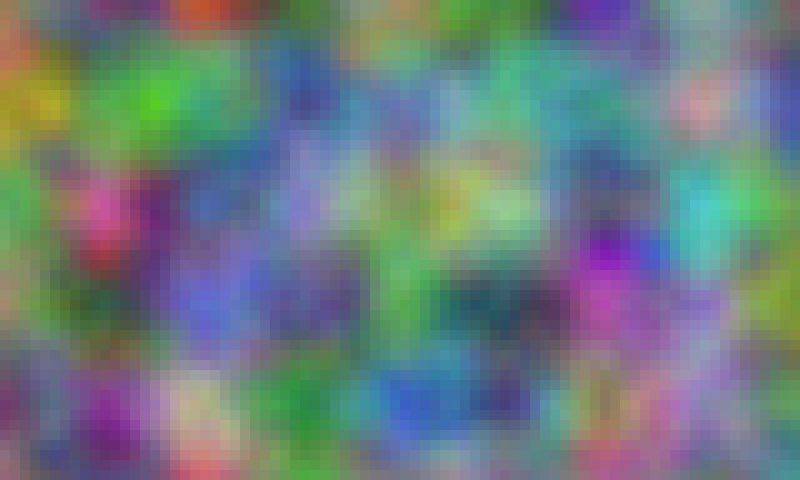
Frame 1 (no input)
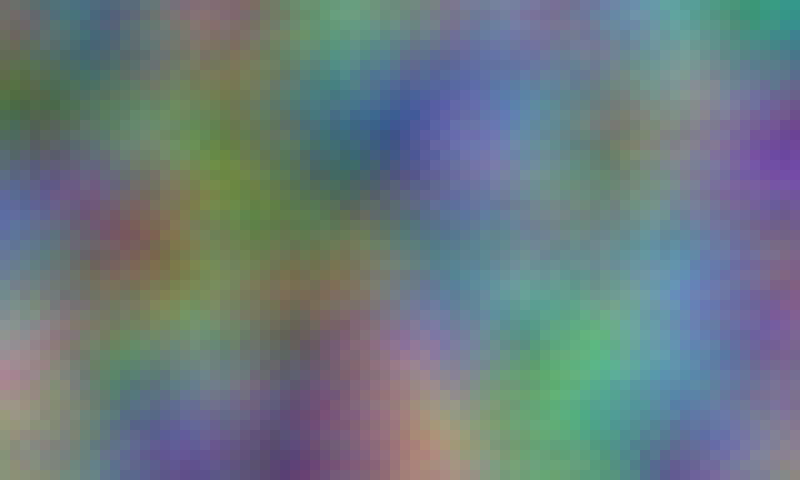
Frame 60 (the mouse pressed at the canvas centre just before this capture)
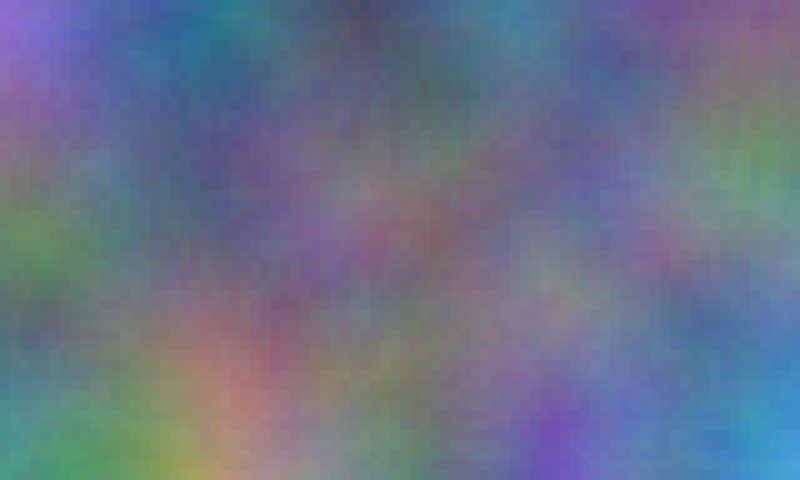
Frame 120 (the mouse held since frame 60 and released just before this capture)

The Processing sketch that drew these frames (run headless with seeded random() and noise(); from frame 60 on, the mouse is pressed at the canvas centre):

// Processing sketch: cellular
// ── cellular.pde
// adapted from http://rectangleworld.com/blog/archives/587

float cellSize = 10;
int w;
int h;

float ease = 0.67;
float velMax = 255;
float minDist = 8;
float minDistSquare = minDist * minDist;
float sepNormMag = 4;

class Cell {
  int x;
  int y;
  float r;
  float g;
  float b;
  float rNext;
  float gNext;
  float bNext;
  float rVel;
  float gVel;
  float bVel;
  float rVelNext;
  float gVelNext;
  float bVelNext;
  Cell[] neighbors;
  int neighborCount;
}

Cell[][] cells;

void setup() {
  size(800, 480);

  background(0);
  noStroke();

  w = ceil(width / cellSize);
  h = ceil(height / cellSize);

  cells = new Cell[w][h];

  for (int x = 0; x < w; x++) {
    for (int y = 0; y < h; y++) {
      Cell cell = new Cell();

      cell.x = x;
      cell.y = y;
      cell.r = noise(x * .1, y * .1, 0) * 255;
      cell.g = noise(x * .1, y * .1, 1) * 255;
      cell.b = noise(x * .1, y * .1, 2) * 255;
      cell.rNext = cell.r;
      cell.gNext = cell.g;
      cell.bNext = cell.b;
      cell.rVel = 0;
      cell.gVel = 0;
      cell.bVel = 0;
      cell.rVelNext = cell.rVel;
      cell.gVelNext = cell.gVel;
      cell.bVelNext = cell.bVel;
      cell.neighbors = new Cell[4];
      cell.neighborCount = 0;

      cells[x][y] = cell;
    }
  }

  for (int x = 0; x < w; x++) {
    for (int y = 0; y < h; y++) {
      if (x > 0) {
        cells[x][y].neighbors[0] = cells[x - 1][y];
        cells[x][y].neighborCount += 1;
        cells[x - 1][y].neighbors[2] = cells[x][y];
        cells[x - 1][y].neighborCount += 1;
      }
      if (y > 0) {
        cells[x][y].neighbors[1] = cells[x][y - 1];
        cells[x][y].neighborCount += 1;
        cells[x][y - 1].neighbors[3] = cells[x][y];
        cells[x][y - 1].neighborCount += 1;
      }
    }
  }
}

void draw() {
  for (int x = 0; x < w; x++) {
    for (int y = 0; y < h; y++) {
      Cell cell = cells[x][y];

      float rAvg = 0;
      float gAvg = 0;
      float bAvg = 0;
      float rVelAvg = 0;
      float gVelAvg = 0;
      float bVelAvg = 0;
      float rSep = 0;
      float gSep = 0;
      float bSep = 0;

      for (int n = 0; n < 4; n++) {
        if (cell.neighbors[n] != null) {
          Cell neighbor = cell.neighbors[n];

          rAvg += neighbor.r;
          gAvg += neighbor.g;
          bAvg += neighbor.b;
          rVelAvg += neighbor.rVel;
          gVelAvg += neighbor.gVel;
          bVelAvg += neighbor.bVel;

          float dr = cell.r - neighbor.r;
          float dg = cell.g - neighbor.g;
          float db = cell.b - neighbor.b;

          // If the color is too close to the neighbor's color, try to steer away from it.
          if (dr * dr  + dg * dg + db * db < minDistSquare) {
            rSep += dr;
            gSep += dg;
            bSep += db;
          }
        }
      }

      rAvg /= cell.neighborCount;
      gAvg /= cell.neighborCount;
      bAvg /= cell.neighborCount;
      rVelAvg /= cell.neighborCount;
      gVelAvg /= cell.neighborCount;
      bVelAvg /= cell.neighborCount;

      // Normalize separation vector to a constant magnitude.
      if (rSep != 0 || gSep != 0 || bSep != 0) {
        float sepNormRecip = sepNormMag / sqrt(rSep * rSep + gSep * gSep + bSep * bSep);
        rSep *= sepNormRecip;
        gSep *= sepNormRecip;
        bSep *= sepNormRecip;
      }

      cell.rVelNext += (rAvg - cell.r + rVelAvg - cell.rVel + rSep) * ease;
      cell.gVelNext += (gAvg - cell.g + gVelAvg - cell.gVel + gSep) * ease;
      cell.bVelNext += (bAvg - cell.b + bVelAvg - cell.bVel + bSep) * ease;

      cell.rNext += cell.rVelNext;
      cell.gNext += cell.gVelNext;
      cell.bNext += cell.bVelNext;

      if (cell.rNext < 0) {
        cell.rNext = 0;
        cell.rVelNext *= -1;
      }
      if (cell.rNext > 255) {
        cell.rNext = 255;
        cell.rVelNext *= -1;
      }
      if (cell.gNext < 0) {
        cell.gNext = 0;
        cell.gVelNext *= -1;
      }
      if (cell.gNext > 255) {
        cell.gNext = 255;
        cell.gVelNext *= -1;
      }
      if (cell.bNext < 0) {
        cell.bNext = 0;
        cell.bVelNext *= -1;
      }
      if (cell.bNext > 255) {
        cell.bNext = 255;
        cell.bVelNext *= -1;
      }
    }
  }

  scale(cellSize);

  for (int x = 0; x < w; x++) {
    for (int y = 0; y < h; y++) {
      Cell cell = cells[x][y];

      cell.r = cell.rNext;
      cell.g = cell.gNext;
      cell.b = cell.bNext;
      cell.rVel = cell.rVelNext;
      cell.gVel = cell.gVelNext;
      cell.bVel = cell.bVelNext;

      fill(color(cell.r, cell.g, cell.b));
      rect(x, y, 1, 1);
    }
  }
}

void mousePressed() {
  int x = floor(mouseX / cellSize);
  int y = floor(mouseY / cellSize);
  Cell cell = cells[x][y];
  cell.r = 255;
  cell.g = 0;
  cell.b = 0;
  cell.rVel = 0;
  cell.gVel = 0;
  cell.bVel = 0;
}
